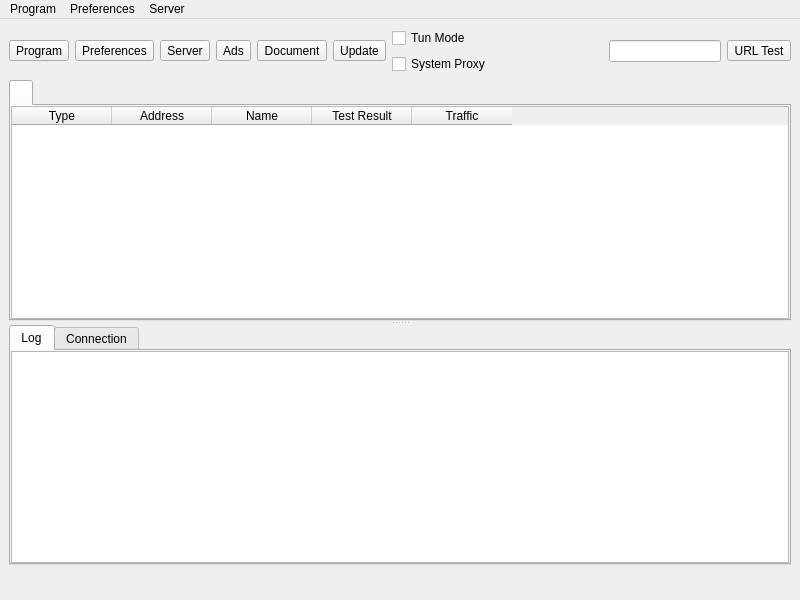
<?xml version="1.0" encoding="UTF-8"?>
<ui version="4.0">
 <class>MainWindow</class>
 <widget class="QMainWindow" name="MainWindow">
  <property name="geometry">
   <rect>
    <x>0</x>
    <y>0</y>
    <width>800</width>
    <height>600</height>
   </rect>
  </property>
  <property name="minimumSize">
   <size>
    <width>800</width>
    <height>600</height>
   </size>
  </property>
  <property name="windowTitle">
   <string notr="true">nya</string>
  </property>
  <widget class="QWidget" name="centralwidget">
   <layout class="QVBoxLayout" name="verticalLayout_3" stretch="0,0,0">
    <item>
     <layout class="QHBoxLayout" name="horizontalLayout_2">
      <item>
       <widget class="QToolButton" name="toolButton_program">
        <property name="text">
         <string>Program</string>
        </property>
        <property name="icon">
         <iconset theme="b-system-run"/>
        </property>
        <property name="iconSize">
         <size>
          <width>24</width>
          <height>24</height>
         </size>
        </property>
        <property name="popupMode">
         <enum>QToolButton::ToolButtonPopupMode::InstantPopup</enum>
        </property>
        <property name="toolButtonStyle">
         <enum>Qt::ToolButtonStyle::ToolButtonTextUnderIcon</enum>
        </property>
       </widget>
      </item>
      <item>
       <widget class="QToolButton" name="toolButton_preferences">
        <property name="text">
         <string>Preferences</string>
        </property>
        <property name="icon">
         <iconset theme="b-preferences"/>
        </property>
        <property name="iconSize">
         <size>
          <width>24</width>
          <height>24</height>
         </size>
        </property>
        <property name="popupMode">
         <enum>QToolButton::ToolButtonPopupMode::InstantPopup</enum>
        </property>
        <property name="toolButtonStyle">
         <enum>Qt::ToolButtonStyle::ToolButtonTextUnderIcon</enum>
        </property>
       </widget>
      </item>
      <item>
       <widget class="QToolButton" name="toolButton_server">
        <property name="text">
         <string>Server</string>
        </property>
        <property name="icon">
         <iconset theme="b-network-server"/>
        </property>
        <property name="iconSize">
         <size>
          <width>24</width>
          <height>24</height>
         </size>
        </property>
        <property name="popupMode">
         <enum>QToolButton::ToolButtonPopupMode::InstantPopup</enum>
        </property>
        <property name="toolButtonStyle">
         <enum>Qt::ToolButtonStyle::ToolButtonTextUnderIcon</enum>
        </property>
       </widget>
      </item>
      <item>
       <widget class="QToolButton" name="toolButton_ads">
        <property name="text">
         <string>Ads</string>
        </property>
        <property name="icon">
         <iconset theme="b-internet-web-browser"/>
        </property>
        <property name="iconSize">
         <size>
          <width>24</width>
          <height>24</height>
         </size>
        </property>
        <property name="popupMode">
         <enum>QToolButton::ToolButtonPopupMode::InstantPopup</enum>
        </property>
        <property name="toolButtonStyle">
         <enum>Qt::ToolButtonStyle::ToolButtonTextUnderIcon</enum>
        </property>
       </widget>
      </item>
      <item>
       <widget class="QToolButton" name="toolButton_document">
        <property name="text">
         <string>Document</string>
        </property>
        <property name="icon">
         <iconset theme="b-dialog-question"/>
        </property>
        <property name="iconSize">
         <size>
          <width>24</width>
          <height>24</height>
         </size>
        </property>
        <property name="popupMode">
         <enum>QToolButton::ToolButtonPopupMode::InstantPopup</enum>
        </property>
        <property name="toolButtonStyle">
         <enum>Qt::ToolButtonStyle::ToolButtonTextUnderIcon</enum>
        </property>
       </widget>
      </item>
      <item>
       <widget class="QToolButton" name="toolButton_update">
        <property name="text">
         <string>Update</string>
        </property>
        <property name="icon">
         <iconset theme="b-system-software-update"/>
        </property>
        <property name="iconSize">
         <size>
          <width>24</width>
          <height>24</height>
         </size>
        </property>
        <property name="popupMode">
         <enum>QToolButton::ToolButtonPopupMode::InstantPopup</enum>
        </property>
        <property name="toolButtonStyle">
         <enum>Qt::ToolButtonStyle::ToolButtonTextUnderIcon</enum>
        </property>
       </widget>
      </item>
      <item>
       <layout class="QVBoxLayout" name="verticalLayout_4">
        <item>
         <widget class="QCheckBox" name="checkBox_VPN">
          <property name="sizePolicy">
           <sizepolicy hsizetype="Minimum" vsizetype="Minimum">
            <horstretch>0</horstretch>
            <verstretch>0</verstretch>
           </sizepolicy>
          </property>
          <property name="text">
           <string>Tun Mode</string>
          </property>
         </widget>
        </item>
        <item>
         <widget class="QCheckBox" name="checkBox_SystemProxy">
          <property name="text">
           <string>System Proxy</string>
          </property>
         </widget>
        </item>
       </layout>
      </item>
      <item>
       <spacer name="horizontalSpacer">
        <property name="orientation">
         <enum>Qt::Orientation::Horizontal</enum>
        </property>
        <property name="sizeHint" stdset="0">
         <size>
          <width>40</width>
          <height>20</height>
         </size>
        </property>
       </spacer>
      </item>
      <item>
       <widget class="QLineEdit" name="search">
        <property name="clearButtonEnabled">
         <bool>true</bool>
        </property>
       </widget>
      </item>
      <item>
       <widget class="QToolButton" name="toolButton_url_test">
        <property name="text">
         <string>URL Test</string>
        </property>
        <property name="popupMode">
         <enum>QToolButton::ToolButtonPopupMode::InstantPopup</enum>
        </property>
        <property name="toolButtonStyle">
         <enum>Qt::ToolButtonStyle::ToolButtonTextUnderIcon</enum>
        </property>
       </widget>
      </item>
     </layout>
    </item>
    <item>
     <widget class="QSplitter" name="splitter">
      <property name="orientation">
       <enum>Qt::Orientation::Vertical</enum>
      </property>
      <widget class="QTabWidget" name="tabWidget">
       <property name="currentIndex">
        <number>0</number>
       </property>
       <property name="movable">
        <bool>true</bool>
       </property>
       <widget class="QWidget" name="widget1">
        <attribute name="title">
         <string/>
        </attribute>
        <layout class="QGridLayout" name="gridLayout_2">
         <property name="leftMargin">
          <number>0</number>
         </property>
         <property name="topMargin">
          <number>0</number>
         </property>
         <property name="rightMargin">
          <number>0</number>
         </property>
         <property name="bottomMargin">
          <number>0</number>
         </property>
         <property name="spacing">
          <number>0</number>
         </property>
         <item row="0" column="0">
          <widget class="MyTableWidget" name="proxyListTable">
           <property name="contextMenuPolicy">
            <enum>Qt::ContextMenuPolicy::CustomContextMenu</enum>
           </property>
           <property name="editTriggers">
            <set>QAbstractItemView::EditTrigger::NoEditTriggers</set>
           </property>
           <property name="alternatingRowColors">
            <bool>true</bool>
           </property>
           <property name="selectionBehavior">
            <enum>QAbstractItemView::SelectionBehavior::SelectRows</enum>
           </property>
           <property name="horizontalScrollMode">
            <enum>QAbstractItemView::ScrollMode::ScrollPerPixel</enum>
           </property>
           <property name="wordWrap">
            <bool>false</bool>
           </property>
           <attribute name="horizontalHeaderMinimumSectionSize">
            <number>16</number>
           </attribute>
           <attribute name="horizontalHeaderHighlightSections">
            <bool>false</bool>
           </attribute>
           <attribute name="horizontalHeaderShowSortIndicator" stdset="0">
            <bool>false</bool>
           </attribute>
           <attribute name="verticalHeaderDefaultSectionSize">
            <number>30</number>
           </attribute>
           <column>
            <property name="text">
             <string>Type</string>
            </property>
           </column>
           <column>
            <property name="text">
             <string>Address</string>
            </property>
           </column>
           <column>
            <property name="text">
             <string>Name</string>
            </property>
           </column>
           <column>
            <property name="text">
             <string>Test Result</string>
            </property>
           </column>
           <column>
            <property name="text">
             <string>Traffic</string>
            </property>
           </column>
          </widget>
         </item>
        </layout>
       </widget>
      </widget>
      <widget class="QWidget" name="aaaaaaaaaaaaaaaaaa">
       <layout class="QVBoxLayout" name="aaaaaaaaaaaa" stretch="0">
        <item>
         <widget class="QTabWidget" name="down_tab">
          <property name="currentIndex">
           <number>0</number>
          </property>
          <widget class="QWidget" name="tab">
           <attribute name="title">
            <string>Log</string>
           </attribute>
           <layout class="QVBoxLayout" name="verticalLayout">
            <property name="spacing">
             <number>0</number>
            </property>
            <property name="leftMargin">
             <number>0</number>
            </property>
            <property name="topMargin">
             <number>0</number>
            </property>
            <property name="rightMargin">
             <number>0</number>
            </property>
            <property name="bottomMargin">
             <number>0</number>
            </property>
            <item>
             <widget class="QTextBrowser" name="masterLogBrowser">
              <property name="contextMenuPolicy">
               <enum>Qt::ContextMenuPolicy::CustomContextMenu</enum>
              </property>
              <property name="openLinks">
               <bool>false</bool>
              </property>
             </widget>
            </item>
           </layout>
          </widget>
          <widget class="QWidget" name="tab_2">
           <attribute name="title">
            <string>Connection</string>
           </attribute>
           <layout class="QVBoxLayout" name="verticalLayout_2">
            <property name="spacing">
             <number>0</number>
            </property>
            <property name="leftMargin">
             <number>0</number>
            </property>
            <property name="topMargin">
             <number>0</number>
            </property>
            <property name="rightMargin">
             <number>0</number>
            </property>
            <property name="bottomMargin">
             <number>0</number>
            </property>
            <item>
             <widget class="QTableWidget" name="tableWidget_conn">
              <property name="contextMenuPolicy">
               <enum>Qt::ContextMenuPolicy::CustomContextMenu</enum>
              </property>
              <property name="editTriggers">
               <set>QAbstractItemView::EditTrigger::NoEditTriggers</set>
              </property>
              <property name="selectionBehavior">
               <enum>QAbstractItemView::SelectionBehavior::SelectRows</enum>
              </property>
              <property name="verticalScrollMode">
               <enum>QAbstractItemView::ScrollMode::ScrollPerPixel</enum>
              </property>
              <property name="horizontalScrollMode">
               <enum>QAbstractItemView::ScrollMode::ScrollPerPixel</enum>
              </property>
              <attribute name="horizontalHeaderHighlightSections">
               <bool>false</bool>
              </attribute>
              <column>
               <property name="text">
                <string>Status</string>
               </property>
              </column>
              <column>
               <property name="text">
                <string>Outbound</string>
               </property>
              </column>
              <column>
               <property name="text">
                <string>Destination</string>
               </property>
              </column>
             </widget>
            </item>
           </layout>
          </widget>
         </widget>
        </item>
       </layout>
      </widget>
     </widget>
    </item>
    <item>
     <layout class="QHBoxLayout" name="horizontalLayout">
      <item>
       <widget class="QLabel" name="label_running">
        <property name="text">
         <string/>
        </property>
       </widget>
      </item>
      <item>
       <spacer name="horizontalSpacer_2">
        <property name="orientation">
         <enum>Qt::Orientation::Horizontal</enum>
        </property>
        <property name="sizeType">
         <enum>QSizePolicy::Policy::Maximum</enum>
        </property>
        <property name="sizeHint" stdset="0">
         <size>
          <width>0</width>
          <height>20</height>
         </size>
        </property>
       </spacer>
      </item>
      <item>
       <widget class="QLabel" name="label_inbound">
        <property name="text">
         <string/>
        </property>
       </widget>
      </item>
      <item>
       <widget class="QLabel" name="label_speed">
        <property name="text">
         <string/>
        </property>
       </widget>
      </item>
     </layout>
    </item>
   </layout>
  </widget>
  <widget class="QMenuBar" name="menubar">
   <property name="geometry">
    <rect>
     <x>0</x>
     <y>0</y>
     <width>800</width>
     <height>21</height>
    </rect>
   </property>
   <widget class="QMenu" name="menu_program">
    <property name="title">
     <string>Program</string>
    </property>
    <widget class="QMenu" name="menu_spmode">
     <property name="title">
      <string>System Proxy</string>
     </property>
     <addaction name="menu_spmode_system_proxy"/>
     <addaction name="menu_spmode_vpn"/>
     <addaction name="menu_spmode_disabled"/>
    </widget>
    <widget class="QMenu" name="menu_program_preference">
     <property name="title">
      <string>Preferences</string>
     </property>
     <addaction name="actionfake"/>
    </widget>
    <widget class="QMenu" name="menuActive_Server">
     <property name="title">
      <string>Active Server</string>
     </property>
     <addaction name="actionfake_2"/>
    </widget>
    <widget class="QMenu" name="menuActive_Routing">
     <property name="title">
      <string>Active Routing</string>
     </property>
     <addaction name="actionfake_3"/>
    </widget>
    <addaction name="actionShow_window"/>
    <addaction name="menu_add_from_clipboard2"/>
    <addaction name="menu_scan_qr"/>
    <addaction name="separator"/>
    <addaction name="actionStart_with_system"/>
    <addaction name="actionRemember_last_proxy"/>
    <addaction name="actionAllow_LAN"/>
    <addaction name="menuActive_Server"/>
    <addaction name="menuActive_Routing"/>
    <addaction name="menu_spmode"/>
    <addaction name="menu_program_preference"/>
    <addaction name="separator"/>
    <addaction name="actionRestart_Proxy"/>
    <addaction name="actionRestart_Program"/>
    <addaction name="menu_exit"/>
   </widget>
   <widget class="QMenu" name="menu_preferences">
    <property name="title">
     <string>Preferences</string>
    </property>
    <addaction name="menu_manage_groups"/>
    <addaction name="menu_basic_settings"/>
    <addaction name="menu_routing_settings"/>
    <addaction name="menu_vpn_settings"/>
    <addaction name="menu_hotkey_settings"/>
    <addaction name="menu_open_config_folder"/>
   </widget>
   <widget class="QMenu" name="menu_server">
    <property name="title">
     <string>Server</string>
    </property>
    <widget class="QMenu" name="menu_share_item">
     <property name="enabled">
      <bool>false</bool>
     </property>
     <property name="title">
      <string>Share</string>
     </property>
     <addaction name="menu_qr"/>
     <addaction name="menu_export_config"/>
     <addaction name="separator"/>
     <addaction name="menu_copy_links"/>
     <addaction name="menu_copy_links_nkr"/>
    </widget>
    <widget class="QMenu" name="menuCurrent_Group">
     <property name="title">
      <string>Current Group</string>
     </property>
     <addaction name="actionfake_5"/>
     <addaction name="menu_tcp_ping"/>
     <addaction name="menu_url_test"/>
     <addaction name="menu_full_test"/>
     <addaction name="menu_stop_testing"/>
     <addaction name="menu_clear_test_result"/>
     <addaction name="menu_resolve_domain"/>
     <addaction name="separator"/>
     <addaction name="menu_remove_unavailable"/>
     <addaction name="menu_delete_repeat"/>
     <addaction name="separator"/>
     <addaction name="menu_update_subscription"/>
    </widget>
    <widget class="QMenu" name="menuCurrent_Select">
     <property name="title">
      <string>Current Select</string>
     </property>
     <addaction name="actionfake_4"/>
    </widget>
    <addaction name="menu_add_from_input"/>
    <addaction name="menu_add_from_clipboard"/>
    <addaction name="separator"/>
    <addaction name="menu_start"/>
    <addaction name="menu_stop"/>
    <addaction name="separator"/>
    <addaction name="menu_select_all"/>
    <addaction name="menu_move"/>
    <addaction name="menu_clone"/>
    <addaction name="menu_reset_traffic"/>
    <addaction name="menu_delete"/>
    <addaction name="separator"/>
    <addaction name="menu_share_item"/>
    <addaction name="separator"/>
    <addaction name="menuCurrent_Select"/>
    <addaction name="menuCurrent_Group"/>
    <addaction name="separator"/>
    <addaction name="menu_profile_debug_info"/>
    <addaction name="separator"/>
   </widget>
   <addaction name="menu_program"/>
   <addaction name="menu_preferences"/>
   <addaction name="menu_server"/>
  </widget>
  <action name="menu_exit">
   <property name="text">
    <string>Exit</string>
   </property>
  </action>
  <action name="actionShow_window">
   <property name="text">
    <string>Show Window</string>
   </property>
  </action>
  <action name="menu_basic_settings">
   <property name="text">
    <string>Basic Settings</string>
   </property>
  </action>
  <action name="menu_add_from_input">
   <property name="text">
    <string>New profile</string>
   </property>
  </action>
  <action name="menu_manage_groups">
   <property name="text">
    <string>Groups</string>
   </property>
  </action>
  <action name="menu_start">
   <property name="text">
    <string>Start</string>
   </property>
   <property name="shortcut">
    <string notr="true">Return</string>
   </property>
  </action>
  <action name="menu_stop">
   <property name="text">
    <string>Stop</string>
   </property>
   <property name="shortcut">
    <string notr="true">Ctrl+S</string>
   </property>
  </action>
  <action name="menu_routing_settings">
   <property name="text">
    <string>Routing Settings</string>
   </property>
  </action>
  <action name="menu_add_from_clipboard">
   <property name="text">
    <string>Add profile from clipboard</string>
   </property>
   <property name="shortcut">
    <string notr="true">Ctrl+V</string>
   </property>
  </action>
  <action name="menu_delete">
   <property name="text">
    <string>Delete</string>
   </property>
   <property name="shortcut">
    <string notr="true">Del</string>
   </property>
  </action>
  <action name="menu_add_from_clipboard2">
   <property name="text">
    <string>Add profile from clipboard</string>
   </property>
  </action>
  <action name="menu_profile_debug_info">
   <property name="text">
    <string>Debug Info</string>
   </property>
  </action>
  <action name="menu_qr">
   <property name="text">
    <string>QR Code and link</string>
   </property>
   <property name="shortcut">
    <string notr="true">Ctrl+Q</string>
   </property>
  </action>
  <action name="menu_copy_link">
   <property name="text">
    <string>Copy Link</string>
   </property>
  </action>
  <action name="menu_tcp_ping">
   <property name="text">
    <string notr="true">Tcp Ping</string>
   </property>
   <property name="shortcut">
    <string notr="true">Ctrl+Alt+T</string>
   </property>
  </action>
  <action name="menu_url_test">
   <property name="text">
    <string notr="true">Url Test</string>
   </property>
   <property name="shortcut">
    <string notr="true">Ctrl+Alt+U</string>
   </property>
  </action>
  <action name="menu_clear_test_result">
   <property name="text">
    <string>Clear Test Result</string>
   </property>
   <property name="shortcut">
    <string notr="true">Ctrl+Alt+C</string>
   </property>
  </action>
  <action name="menu_export_config">
   <property name="text">
    <string>Export %1 config</string>
   </property>
   <property name="shortcut">
    <string notr="true">Ctrl+E</string>
   </property>
  </action>
  <action name="menu_reset_traffic">
   <property name="text">
    <string>Reset Traffic</string>
   </property>
   <property name="shortcut">
    <string notr="true">Ctrl+R</string>
   </property>
  </action>
  <action name="menu_scan_qr">
   <property name="text">
    <string>Scan QR Code</string>
   </property>
  </action>
  <action name="menu_spmode_system_proxy">
   <property name="checkable">
    <bool>true</bool>
   </property>
   <property name="text">
    <string>Enable System Proxy</string>
   </property>
  </action>
  <action name="menu_spmode_disabled">
   <property name="checkable">
    <bool>true</bool>
   </property>
   <property name="text">
    <string>Disable</string>
   </property>
  </action>
  <action name="menu_delete_repeat">
   <property name="text">
    <string>Remove Duplicates</string>
   </property>
   <property name="shortcut">
    <string notr="true">Ctrl+Alt+D</string>
   </property>
  </action>
  <action name="actionfake">
   <property name="text">
    <string>fake</string>
   </property>
   <property name="visible">
    <bool>false</bool>
   </property>
  </action>
  <action name="menu_move">
   <property name="text">
    <string>Move</string>
   </property>
   <property name="shortcut">
    <string notr="true">Ctrl+M</string>
   </property>
  </action>
  <action name="actionStart_with_system">
   <property name="checkable">
    <bool>true</bool>
   </property>
   <property name="text">
    <string>Start with system</string>
   </property>
  </action>
  <action name="actionRemember_last_proxy">
   <property name="checkable">
    <bool>true</bool>
   </property>
   <property name="text">
    <string>Remember last profile</string>
   </property>
  </action>
  <action name="actionAllow_LAN">
   <property name="checkable">
    <bool>true</bool>
   </property>
   <property name="text">
    <string>Allow other devices to connect</string>
   </property>
  </action>
  <action name="menu_remove_unavailable">
   <property name="text">
    <string>Remove Unavailable</string>
   </property>
   <property name="shortcut">
    <string notr="true">Ctrl+Alt+R</string>
   </property>
  </action>
  <action name="menu_full_test">
   <property name="text">
    <string>Full Test</string>
   </property>
   <property name="shortcut">
    <string notr="true">Ctrl+Alt+F</string>
   </property>
  </action>
  <action name="menu_hotkey_settings">
   <property name="text">
    <string>Hotkey Settings</string>
   </property>
  </action>
  <action name="menu_select_all">
   <property name="text">
    <string>Select All</string>
   </property>
   <property name="shortcut">
    <string notr="true">Ctrl+A</string>
   </property>
  </action>
  <action name="menu_copy_links_nkr">
   <property name="text">
    <string>Copy links of selected (Neko Links)</string>
   </property>
   <property name="shortcut">
    <string notr="true">Ctrl+N</string>
   </property>
   <property name="visible">
    <bool>false</bool>
   </property>
  </action>
  <action name="actionfake_2">
   <property name="text">
    <string>fake</string>
   </property>
   <property name="visible">
    <bool>false</bool>
   </property>
  </action>
  <action name="actionfake_3">
   <property name="text">
    <string>fake</string>
   </property>
   <property name="visible">
    <bool>false</bool>
   </property>
  </action>
  <action name="menu_copy_links">
   <property name="text">
    <string>Copy links of selected</string>
   </property>
   <property name="shortcut">
    <string notr="true">Ctrl+C</string>
   </property>
  </action>
  <action name="menu_spmode_vpn">
   <property name="checkable">
    <bool>true</bool>
   </property>
   <property name="text">
    <string>Enable Tun</string>
   </property>
  </action>
  <action name="menu_clone">
   <property name="text">
    <string>Clone</string>
   </property>
   <property name="shortcut">
    <string notr="true">Ctrl+D</string>
   </property>
  </action>
  <action name="menu_update_subscription">
   <property name="text">
    <string>Update subscription</string>
   </property>
   <property name="shortcut">
    <string notr="true">Ctrl+U</string>
   </property>
  </action>
  <action name="menu_resolve_domain">
   <property name="text">
    <string>Resolve domain</string>
   </property>
   <property name="shortcut">
    <string notr="true">Ctrl+Alt+I</string>
   </property>
  </action>
  <action name="menu_vpn_settings">
   <property name="text">
    <string>Tun Settings</string>
   </property>
  </action>
  <action name="actionRestart_Program">
   <property name="text">
    <string>Restart Program</string>
   </property>
  </action>
  <action name="menu_open_config_folder">
   <property name="text">
    <string>Open Config Folder</string>
   </property>
  </action>
  <action name="actionfake_4">
   <property name="text">
    <string notr="true">fake</string>
   </property>
   <property name="visible">
    <bool>false</bool>
   </property>
  </action>
  <action name="actionfake_5">
   <property name="text">
    <string notr="true">fake</string>
   </property>
   <property name="visible">
    <bool>false</bool>
   </property>
  </action>
  <action name="actionRestart_Proxy">
   <property name="text">
    <string>Restart Proxy</string>
   </property>
  </action>
  <action name="menu_stop_testing">
   <property name="text">
    <string>Stop Testing</string>
   </property>
   <property name="shortcut">
    <string notr="true">Ctrl+Alt+S</string>
   </property>
  </action>
 </widget>
 <customwidgets>
  <customwidget>
   <class>MyTableWidget</class>
   <extends>QTableWidget</extends>
   <header>ui/widget/MyTableWidget.h</header>
  </customwidget>
 </customwidgets>
 <resources/>
 <connections/>
</ui>
